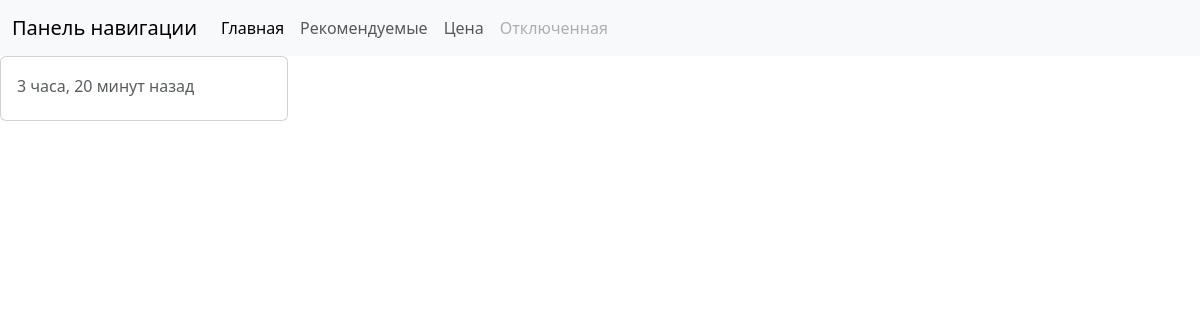
Page /ru/ on the earlier database version.
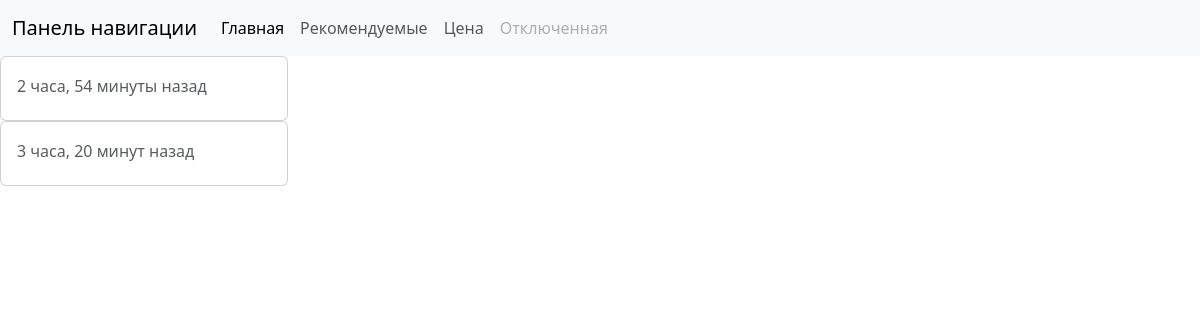
Same page on the later database version.
### core/models.py (models this page shows, shortened)
class Post(TranslatableModel):
    category = models.ForeignKey(Category, related_name=_('category'), on_delete=models.SET_NULL, null=True, blank=True)
    translations = TranslatedFields(
        title=models.CharField(_('title'), max_length=50),
        content = models.TextField(_('content'), default="Enter content...") ,
    )
    created = models.DateTimeField(auto_now_add=True)
    class Meta:
        ordering = ('-created',)
        verbose_name = _('Пост')
        verbose_name_plural = _('Посты')

### core/views.py (the view)
# urls.py: path('', index, name='index'),
def index(request):
    posts = Post.objects.all()
    context = {
        'posts': posts
    }
    return render(request, 'index.html', context)

### core/templates/index.html (shortened to what this page needs)
{% extends 'base.html' %}
{% block content %}
    <div class="countainer">
        {% for post in posts %}
            <div class="card" style="width: 18rem;">
                <div class="card-body">
                    <h6 class="card-subtitle mb-2 text-body-secondary">{{ post.created|timesince }} назад {{ post.category.name }}</h6>
                </div>
            </div>
        {% endfor %}
    </div>
{% endblock %}

### core/templates/base.html (shortened to what this page needs)
<!doctype html>
<html lang="en">
<head>
    <link href="https://cdn.jsdelivr.net/npm/bootstrap@5.3.3/dist/css/bootstrap.min.css" rel="stylesheet">
</head>
<body>
    {% include 'navbar.html' %}
    {% block content %}
    {%  endblock content %}
</body>
</html>

### core/templates/navbar.html (shortened to what this page needs)
<header>
    <nav class="navbar navbar-expand-lg bg-body-tertiary">
        <div class="container-fluid">
            <a class="navbar-brand" href="#">Панель навигации</a>
            <div class="collapse navbar-collapse" id="navbarNav">
                <ul class="navbar-nav">
                    <li class="nav-item">
                        <a class="nav-link active" aria-current="page" href="#">Главная</a>
                    </li>
                    <li class="nav-item">
                        <a class="nav-link" href="#">Рекомендуемые</a>
                    </li>
                    <li class="nav-item">
                        <a class="nav-link" href="#">Цена</a>
                    </li>
                    <li class="nav-item">
                        <a class="nav-link disabled">Отключенная</a>
                    </li>
                </ul>
            </div>
        </div>
    </nav>
</header>

Differences in the rows shown:
added Post: created "2 часа, 54 минуты"
